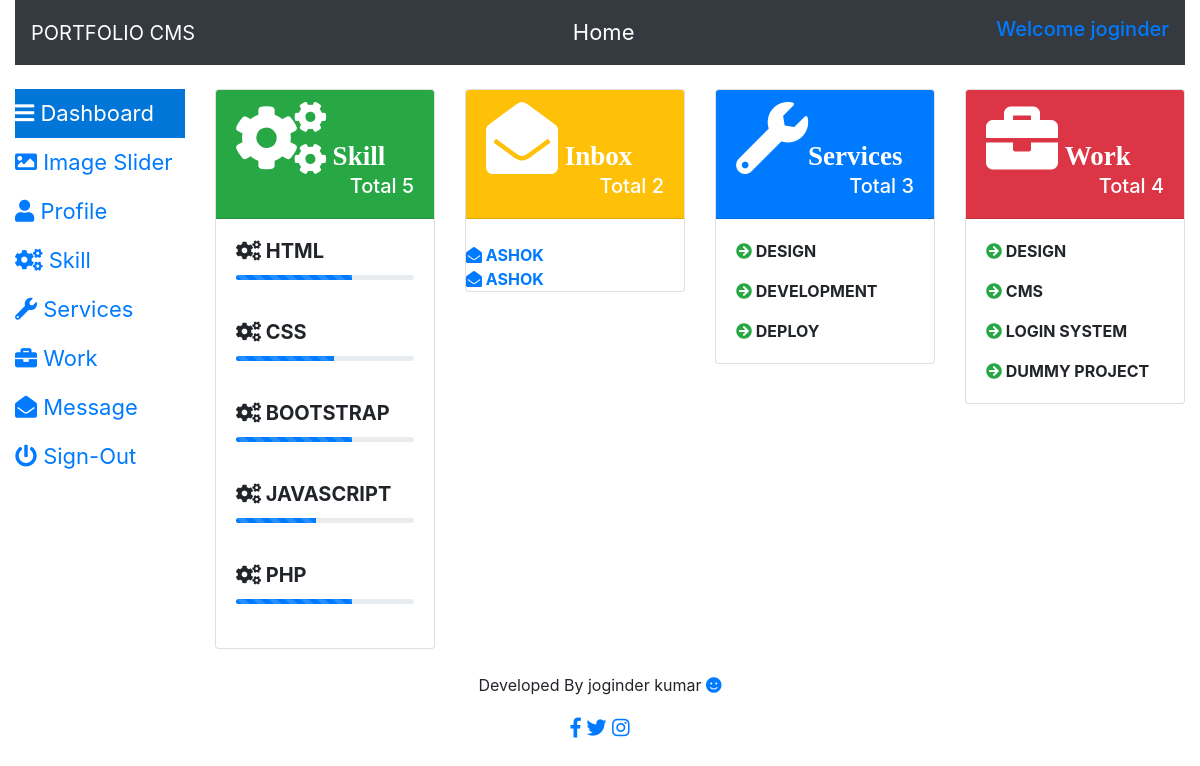
The page /admin/ (signed in) on the database its author committed.
### tables this page shows
CREATE TABLE `skill` (
  `id` int(3) NOT NULL,
  `title` varchar(255) NOT NULL,
  `per` int(2) NOT NULL
);

CREATE TABLE `msg` (
  `id` int(11) NOT NULL,
  `visiter_name` varchar(255) NOT NULL,
  `email` varchar(255) NOT NULL,
  `msg` text NOT NULL
);

CREATE TABLE `services` (
  `id` int(3) NOT NULL,
  `title` varchar(255) NOT NULL,
  `details` text NOT NULL,
  `img` varchar(255) NOT NULL
);

CREATE TABLE `work` (
  `id` int(3) NOT NULL,
  `title` varchar(255) NOT NULL,
  `details` text NOT NULL,
  `img` varchar(255) NOT NULL
);

### admin/index.php (the view, shortened to what this page needs)
<?php include "../config/db.php";?>
<?php include "includes/header.php";?>
<body>
<?php include "includes/navbar.php";?>
<br>
    <div class="col-sm-12">
    <div class="row">
    <div class="col-sm-2">
  <?php include "navigations/index_nav.php"; ?>
    </div>
    <div class="col-sm-10">
    <?php
$query = "SELECT * FROM skill";
$result = mysqli_query($conn,$query);
$skill_count = mysqli_num_rows($result);
?>
    <div class="row">
    <div class="col-sm-3">
    <div class="card">
  <div class="card-header bg-success">
  <i class="dash fa fas fa-cogs"><span class="dash-text"> Skill</span></i>
  <h5 class="text-right text-white">Total <?php echo $skill_count; ?></h5>
  <?php
    $query = "SELECT * FROM skill";
    $result = mysqli_query($conn,$query);
    while($row=mysqli_fetch_array($result)){
    $title = $row['title'];
    $per = $row['per'];
?>
  </div>
  <div class="card-body">
    <h5 class="card-title text-uppercase font-weight-bold"><i class="fa fas fa-cogs"></i> <?php echo $title ; ?></h5>
    <div class="progress" style="height: 5px;">
    <div class="progress-bar progress-bar-striped progress-bar-animated bg-primary" role="progressbar" style="width: <?php echo $per; ?>%" aria-valuenow="<?php echo $per; ?>" aria-valuemin="0" aria-valuemax="100">
    </div>
  </div>
  <?php   } ?>
  <br>
  </div>
</div>
    </div>
    <div class="col-sm-3">
    <div class="card">
    <?php
$query = "SELECT * FROM msg";
$result = mysqli_query($conn,$query);
$msg_count = mysqli_num_rows($result);
?>
  <div class="card-header bg-warning">
  <i class="dash fa fas fa-envelope-open"><span class="dash-text"> Inbox</span></i>
  <h5 class="text-right text-white">Total <?php echo $msg_count; ?></h5>
  </div><br>
  <?php
   $query = "SELECT * FROM msg ";
   $result = mysqli_query($conn,$query);
   while($row=mysqli_fetch_array($result)){
     $name = $row['visiter_name'];
   ?>
<div class="">
    <p class="card-text"> <span class="text-primary font-weight-bold text-uppercase">
    <i class="fa fas fa-envelope-open"></i>
     <a href="msg.php"><?php echo $name ; ?></a></span>      </p>
  </div>
   <?php }?>
</div>
    </div>
    <div class="col-sm-3">
    <div class="card">
    <?php
$query = "SELECT * FROM services";
$result = mysqli_query($conn,$query);
$services_count = mysqli_num_rows($result);
$posts = mysqli_fetch_all($result,MYSQLI_ASSOC);
?>
  <div class="card-header bg-primary">
  <i class="dash fa fas fa-wrench"><span class="dash-text">Services</span></i>
  <h5 class="text-right text-white">Total <?php echo $services_count; ?></h5>
  </div>
  <div class="card-body">
    <?php foreach($posts as $post) :?>
    <p class="card-text text-uppercase font-weight-bold"><i class="fa fa-arrow-circle-right text-success"></i> <?php echo $post['title']; ?></p>
   <?php endforeach; ?>
  </div>
</div>
    </div>
    <div class="col-sm-3">
    <div class="card">
    <?php
$query = "SELECT * FROM work";
$result = mysqli_query($conn,$query);
$work_count = mysqli_num_rows($result);
$posts = mysqli_fetch_all($result,MYSQLI_ASSOC);
?>
  <div class="card-header bg-danger">
  <i class="dash fa fas fa-briefcase"><span class="dash-text"> Work</span></i>
  <h5 class="text-right text-white">Total <?php echo $work_count; ?></h5>
  </div>
  <div class="card-body">
    <?php foreach($posts as $post) :?>
    <p class="card-text text-uppercase font-weight-bold"><i class="fa fa-arrow-circle-right text-success"></i> <?php echo $post['title']; ?></p>
    <?php endforeach; ?>
  </div>
</div>
    </div>
    </div>
    </div>
    </div>
    </div>
    <?php include "includes/footer.php";?>

### admin/includes/header.php (shortened to what this page needs)
<!DOCTYPE html>
<html lang="en">
<head>
    <link rel="stylesheet" href="https://stackpath.bootstrapcdn.com/bootstrap/4.3.1/css/bootstrap.min.css">
    <link rel="stylesheet" href="https://cdnjs.cloudflare.com/ajax/libs/font-awesome/4.7.0/css/font-awesome.min.css">
    <link rel="stylesheet" href="https://use.fontawesome.com/releases/v5.1.0/css/all.css">
    <link rel="stylesheet" href="css/style.css">
</head>

### admin/includes/navbar.php (shortened to what this page needs)
<div class="container-fluid">
<div class="row">
<div class="col-sm-12">
<nav class="navbar navbar-expand-lg navbar-light bg-dark">
  <a class="navbar-brand text-white" href="#">PORTFOLIO CMS </a>
  <div class="collapse navbar-collapse justify-content-center" id="navbarNavDropdown">
    <ul class="navbar-nav">
      <li class="nav-item">
        <a class="nav-link text-white" href="../index.php">Home <span class="sr-only">(current)</span></a>
      </li>
    </ul>
  </div>
  <h5 class="text-right text-primary">Welcome  <?php echo $_SESSION['username']  ;?></h5>
</nav>
</div>
</div>
</div>

### admin/navigations/index_nav.php
<div class="flex-column" id="navbarNav">
    <ul class="navbar-nav">
      <li class="nav-item active">
        <a class="nav-link" href="index.php"><span><i class="fa fas fa-bars"></i></span> Dashboard<span class="sr-only">(current)</span></a>
      </li>
      <li class="nav-item">
        <a class="nav-link" href="slider.php"><i class="fa far fa-image"></i> Image Slider</a>
      </li>
      <li class="nav-item">
        <a class="nav-link" href="profile.php"><i class="fa fas fa-user"></i> Profile</a>
      </li>
      <li class="nav-item">
        <a class="nav-link" href="skill.php"><i class="fa fas fa-cogs"></i> Skill</a>
      </li>
      <li class="nav-item">
        <a class="nav-link" href="services.php"><i class="fa fas fa-wrench"></i> Services</a>
      </li>
      <li class="nav-item">
        <a class="nav-link" href="work.php"><i class="fa fas fa-briefcase"></i> Work</a>
      </li>
      <li class="nav-item">
        <a class="nav-link" href="msg.php"><i class="fa fas fa-envelope-open"></i> Message</a>
      </li> <li class="nav-item">
        <a class="nav-link" href="logout.php"><i class="fas fa-power-off"></i> Sign-Out</a>
      </li>
    </ul>
  </div>

### admin/includes/footer.php (shortened to what this page needs)
<br>
<div class="container">
<div class="row">
<div class="col-sm-12">
<footer class="text-center"><span><p>Developed By joginder kumar <i class="fa fas fa-smile text-primary"></i></p></span> <p style="font-size:20px;">
<a href="https://www."><i class="fab fa-facebook-f"></i></a>
        <a href="https://"><i class="fab fa-twitter"></i></a>
        <a href="https://"><i class="fab fa-instagram"></i></a>
</p></footer>
</div>
</div>
</div>
<br>
</body>
</html>

### css/style.css (style rules this page uses)
.active { background-color:#0275d8; }
.active a { color:white; }
.nav-item { font-size: 22px; }

### admin/includes/header.php (style rules this page uses)
.dash { font-size: 72px; color:white; }
.dash-text { font-size: 27px; }

### rows shown on the page
skill: title "HTML", per 65 (drawn)
skill: title "CSS", per 55 (drawn)
skill: title "BOOTSTRAP", per 65 (drawn)
skill: title "JAVASCRIPT", per 45 (drawn)
skill: title "PHP", per 65 (drawn)
msg: visiter_name "ASHOK"
msg: visiter_name "ASHOK"
services: title "DESIGN"
services: title "DEVELOPMENT"
services: title "DEPLOY"
work: title "DESIGN"
work: title "CMS"
work: title "LOGIN SYSTEM"
work: title "DUMMY PROJECT"

### other values the page prints
$_SESSION['username'] "joginder"
$skill_count "5"
$msg_count "2"
$services_count "3"
$work_count "4"
